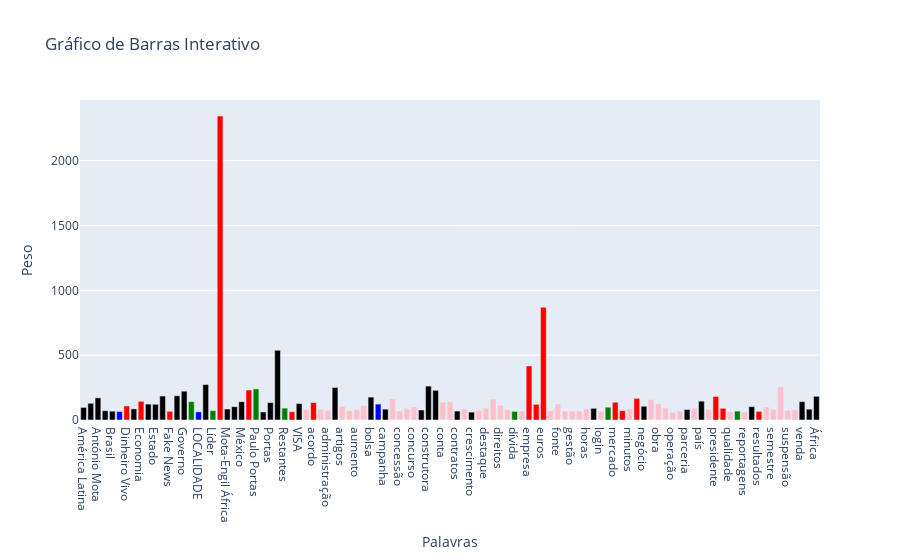

The notebook cell this image was saved under:
### Code cell
import plotly.graph_objects as go



frequencias = df["keywords"].iloc[4]
frequencias = {word: data for word, data in frequencias.items() if data["filter"] >= 0.1}

# Step 1: Extract words, counts, and classes
palavras = list(frequencias.keys())
valores = [data['weight'] for data in frequencias.values()]
classes = [list(data['type']) for data in frequencias.values()]


# Step 2: Define color mapping for classes
color_map = {
    'ORG': 'blue',
    'PER': 'green',
    'MISC': 'red',
    "WORD": "pink",
    "LOC": "black"
}

# Step 3: Assign colors based on class
marker_colors = [
    color_map[class_name[0]] if isinstance(class_name, list) else color_map[class_name]
    for class_name in classes
]
# Step 4: Create the bar chart
fig = go.Figure(data=[
    go.Bar(
        x=palavras,
        y=valores,
        marker_color=marker_colors,
        hovertemplate="<b>%{x}</b><br>Weight: %{y}<br>Class: %{customdata}<extra></extra>",
        customdata=classes  # Adding class data for hover information
    )
])

fig.update_layout(
    title='Gráfico de Barras Interativo',
    xaxis_title='Palavras',
    yaxis_title='Peso',
)

fig.show()

### Figure 1 — Plotly figure (JSON) as saved in the notebook; plotly's stock layout.template omitted (floating-point values rounded to 4 significant figures; data arrays with more than 128 entries replaced by an {"elided": "..."} marker saying what was removed)
{"data": [{"customdata": {"elided": "103 rows, 166 str values in total"}, "hovertemplate": "<b>%{x}</b><br>Weight: %{y}<br>Class: %{customdata}<extra></extra>", "marker": {"color": ["black", "black", "black", "black", "black", "blue", "red", "black", "red", "black", "black", "black", "red", "black", "black", "green", "blue", "black", "green", "red", "black", "black", "black", "red", "green", "black", "black", "black", "green", "red", "black", "pink", "red", "pink", "pink", "black", "pink", "pink", "pink", "pink", "black", "blue", "black", "pink", "pink", "pink", "pink", "black", "black", "black", "pink", "pink", "black", "pink", "black", "pink", "pink", "pink", "pink", "pink", "green", "pink", "red", "red", "red", "pink", "pink", "pink", "pink", "pink", "pink", "black", "pink", "green", "red", "red", "pink", "red", "black", "pink", "pink", "pink", "pink", "pink", "black", "pink", "black", "pink", "red", "red", "pink", "green", "pink", "black", "red", "pink", "pink", "pink", "pink", "pink", "black", "black", "black"]}, "type": "bar", "x": ["América Latina", "Angola", "António Mota", "Anónimo", "Brasil", "Comissão do Mercado de Valores Mobiliários", "Dinheiro Vivo", "EUA", "Economia", "Em Portugal", "Estado", "Europa", "Fake News", "Ganhos da Mota-Engil", "Governo", "Jorge Coelho", "LOCALIDADE", "Lisboa", "Líder", "Mota-Engil", "Mota-Engil África", "Moçambique", "México", "PSI20", "Paulo Portas", "Polónia", "Portas", "Portugal", "Restantes", "Sociedade", "VISA", "acesso", "acordo", "acções", "administração", "anos", "artigos", "assinatura", "aumento", "ações", "bolsa", "bolsa de Lisboa", "campanha", "capital", "concessão", "concessões", "concurso", "condições", "construtora", "construção", "conta", "contrato", "contratos", "cotadas", "crescimento", "dados", "destaque", "dias", "direitos", "débito", "dívida", "dólares", "empresa", "empresas", "euros", "fecho", "fonte", "ganhos", "gestão", "hora", "horas", "investimento", "login", "marca", "mercado", "ministro", "minutos", "mundo", "negócio", "negócios", "obra", "obras", "operação", "pagamentos", "parceria", "participação", "país", "período", "presidente", "processo", "qualidade", "queda", "reportagens", "resposta", "resultados", "semana", "semestre", "subida", "suspensão", "terreno", "venda", "volume", "África"], "y": [96.95, 128.8, 170.8, 71.3, 67.75, 65.35, 108.4, 85.75, 144.4, 122.7, 121.1, 184.8, 67.05, 186.8, 222.5, 141.4, 62.95, 273.1, 71.95, 2345.0, 84.7, 102.8, 140.7, 231.1, 239.5, 62.1, 134.3, 537.9, 91.5, 63.6, 126.1, 82.7, 134.5, 82.7, 76.55, 250.7, 104.0, 71.65, 79.7, 111.1, 176.6, 122.7, 83.7, 163.3, 69.85, 89.1, 101.3, 77.15, 261.5, 228.9, 136.8, 142.9, 68.7, 84.45, 60.9, 74.7, 90.95, 160.9, 113.8, 79.45, 66.15, 70.45, 416.6, 120.8, 869.5, 71.1, 124.0, 68.05, 68.9, 69.9, 86.2, 90.15, 66.75, 98.6, 137.0, 72.25, 85.4, 166.6, 106.0, 156.7, 125.0, 91.45, 59.75, 68.55, 81.0, 90.5, 145.2, 81.95, 181.4, 90.1, 63.1, 68.6, 61.75, 102.6, 66.6, 100.2, 82.85, 257.6, 74.5, 79.3, 141.1, 83.3, 182.7]}], "layout": {"title": {"text": "Gráfico de Barras Interativo"}, "xaxis": {"title": {"text": "Palavras"}}, "yaxis": {"title": {"text": "Peso"}}}}
